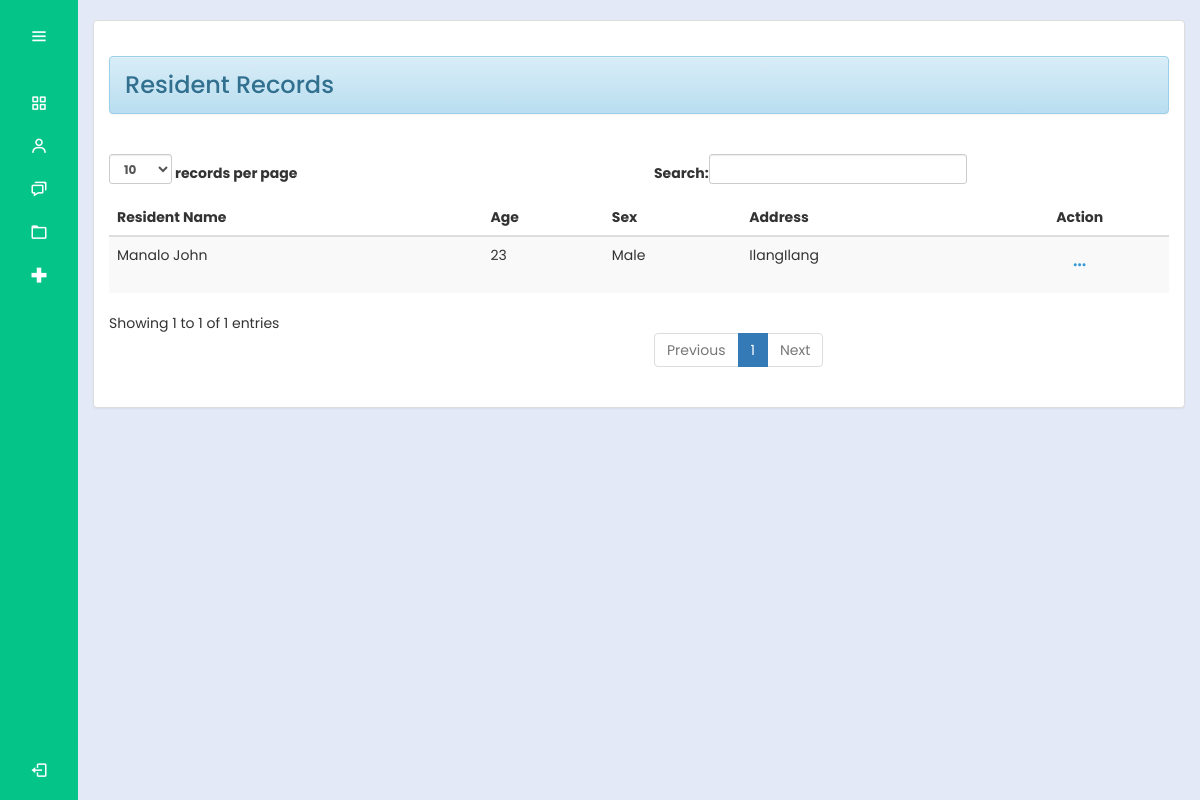
The page /bhw/userRecMed.php (signed in) on the database as committed earlier.
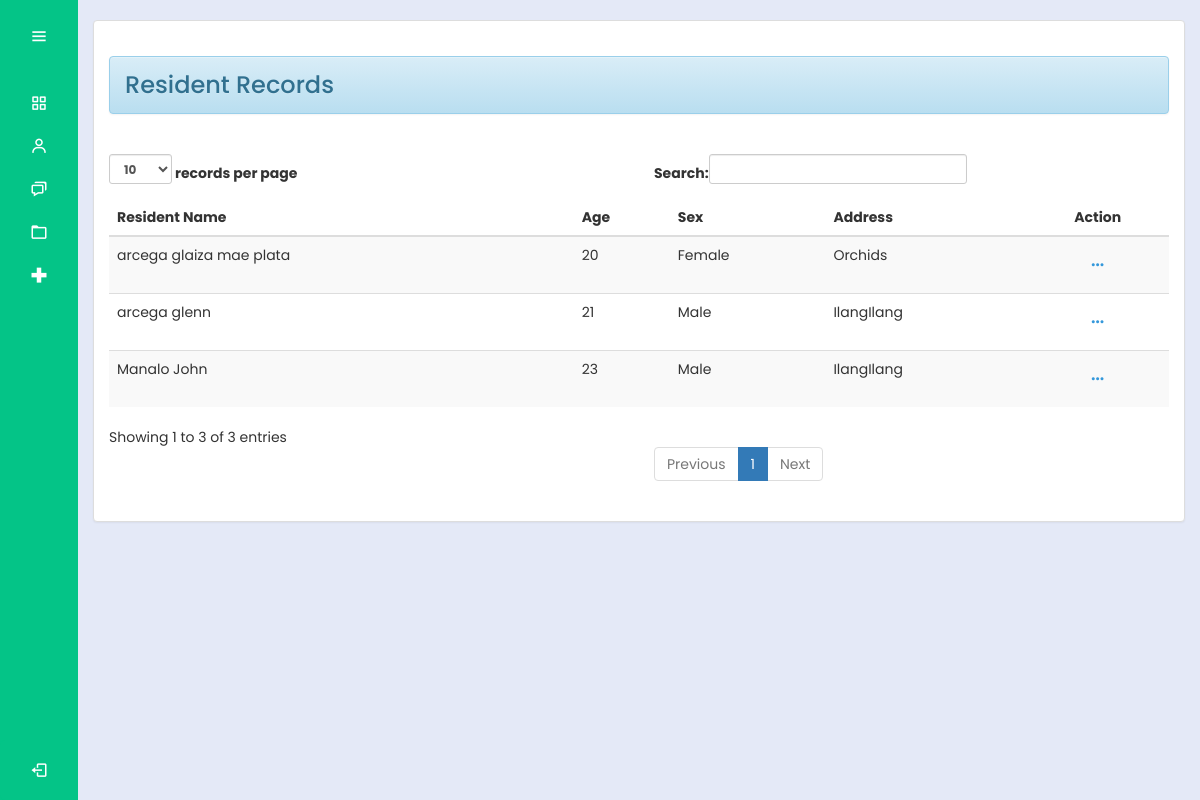
The same page on the database as committed later.
### tables this page shows
CREATE TABLE `residentrecords` (
  `residentId` int(30) NOT NULL,
  `productId` int(30) NOT NULL,
  `lastName` varchar(200) NOT NULL,
  `firstName` varchar(200) NOT NULL,
  `middleName` varchar(200) NOT NULL,
  `dateBirth` date NOT NULL,
  `age` int(10) NOT NULL,
  `sex` varchar(10) NOT NULL,
  `civilStatus` varchar(20) NOT NULL,
  `address` varchar(100) NOT NULL,
  `contactNumber` varchar(11) NOT NULL
);

### bhw/userRecMed.php (the view, shortened to what this page needs)
<?php
@include "../connection/connect.php";
if(isset($_SESSION['user_data'])){
?>
<!DOCTYPE html>
<html lang="en">
<head>
  <link rel="stylesheet" href="../cssmainmenu/style.css">
  <link href='https://unpkg.com/boxicons@2.1.4/css/boxicons.min.css' rel='stylesheet'>
  <link rel = "stylesheet" type = "text/css" href = "../css/bootstrap.css " />
  <link rel = "stylesheet" type = "text/css" href = "../css/style.css" />
<link rel="stylesheet" href="https://maxcdn.bootstrapcdn.com/bootstrap/3.3.5/css/bootstrap-theme.min.css">
<link rel="stylesheet" href="https://cdnjs.cloudflare.com/ajax/libs/font-awesome/6.4.2/css/all.min.css">
</head>
<body>
<?php try {
    include_once('side_menu.php');
} catch (Exception $e) {
    echo "Error: " . $e->getMessage();
}
 ?>
      <section class="home-section">
     <br>
          <div class = "container-fluid">
            <div class = "panel panel-default">
              <div class = "panel-body">
                <h3><div class = "alert alert-info">Resident Records</div></h3>
                <br />
              <table id = "table" class = "table table-striped table-hover">
                <thead>
                  <tr>
                    <th>Resident Name</th>
                    <th>Age</th>
                    <th>Sex</th>
                    <th>Address</th>
                    <th style="text-align: center;">Action</th>
                  </tr>
                </thead>
              <tbody>
              <?php
                $query = $mysqli->query("SELECT * FROM `residentrecords`") or die(mysqli_error());
                while($fetch = $query->fetch_array()){
              ?>
					  	<tr>
                <td><?php echo $fetch['lastName'] . ' ' . $fetch['firstName'] . ' ' . $fetch['middleName']; ?></td>
                <td><?php echo $fetch['age']?></td>
                <td><?php echo $fetch['sex']?></td>
                <td><?php echo $fetch['address']?></td>
                <td style="text-align: center;">
                <div class="dropdown">
                <button class="dropbtn"><i class="fa-solid fa-ellipsis"></i></button>
                      </td>
              </tr>
            <?php
              }
            ?>
            </tbody>
          </table>
        </div>
		</div>
	</div>
  </section>
</body>
</html>
<?php
}
else{
	header("Location:.././index.php?error=UnAuthorized Access");
}

Rows that differ between the two databases and show on the page:
added residentrecords: lastName "arcega", firstName "glenn", age "21", sex "Male", address "IlangIlang"
added residentrecords: lastName "arcega", firstName "glaiza mae", middleName "plata", age "20", sex "Female", address "Orchids"
Other text that changed with them:
text written by a page script: "records per page Search: Showing 1 to 1 of 1 entries Previous 1 Next" → "records per page Search: Showing 1 to 3 of 3 entries Previous 1 Next"
